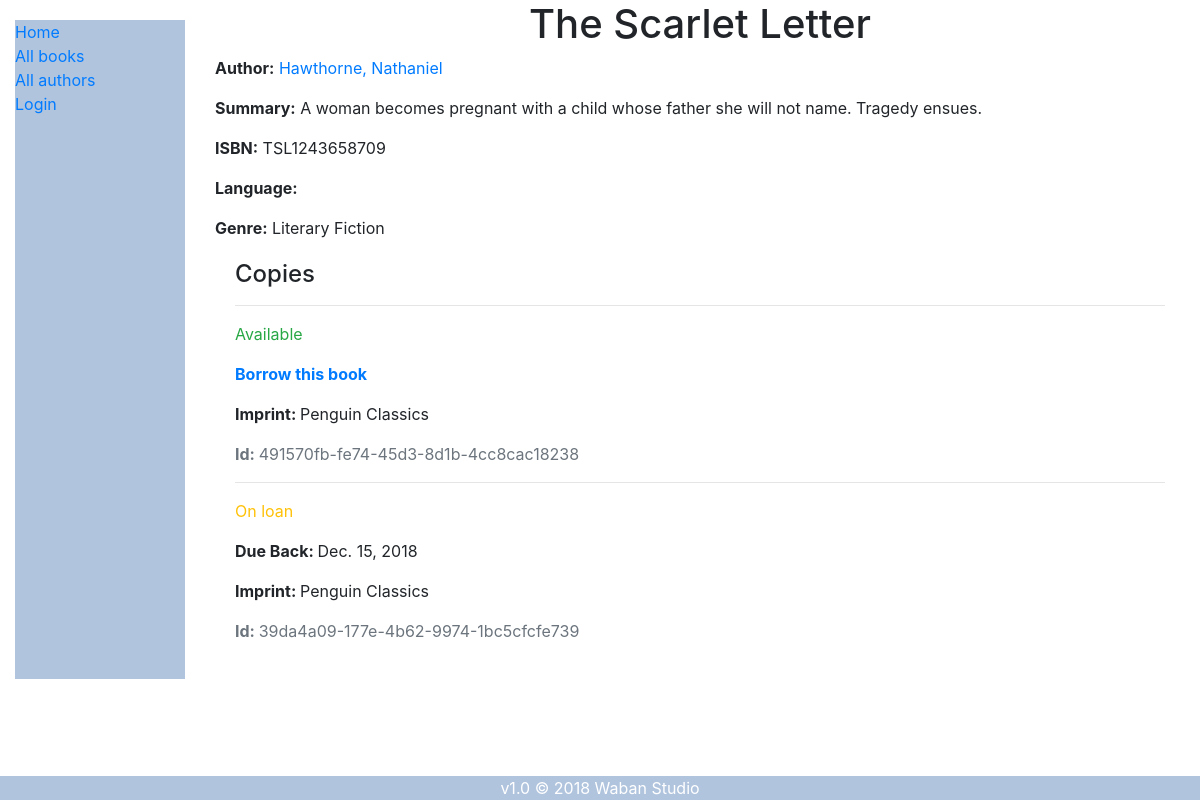
Page /catalog/book/5 on the committed database.
### catalog/models.py (models this page shows, shortened)
class Book(models.Model):
    title = models.CharField('title', max_length=200)
    author = models.ForeignKey('author', on_delete=models.SET_NULL, null=True)
    summary = models.TextField(max_length=1000, help_text='Enter a brief description of the book')
    isbn = models.CharField('isbn', max_length=13, help_text='13 Character <a href="https://www.isbn-international.org/content/what-isbn">ISBN number</a>')
    genre = models.ManyToManyField(Genre, help_text='Select a genre for this book')
    class Meta:
        permissions = (("can_delete_book", "Delete book"),)
    def display_genre(self):
        """Create a string for the Genre. This is required to display genre in Admin."""
        return ', '.join(genre.name for genre in self.genre.all()[:3])
    display_genre.short_description = 'Genre'

class Author(models.Model):
    first_name = models.CharField(max_length=100)
    last_name = models.CharField(max_length=100)
    date_of_birth = models.DateField('born', null=True, blank=True)
    date_of_death = models.DateField('died', null=True, blank=True)
    class Meta:
        ordering = ['last_name', 'first_name']
        permissions = (("can_delete_author", "Can delete Author records"),
                        ("can_create_author", "Can create Author records")
        )
    def __str__(self):
        return f'{self.last_name}, {self.first_name}'

class Genre(models.Model):
    name = models.CharField(max_length=200, help_text='Enter a book genre (e.g. Science Fiction)')
    def __str__(self):
        return self.name

class BookInstance(models.Model):
    id = models.UUIDField(primary_key=True, default=uuid.uuid4, help_text='Unique ID for this particular book across whole library')
    book = models.ForeignKey('Book', on_delete=models.SET_NULL, null=True)
    author = models.ForeignKey ('Author', on_delete=models.SET_NULL, null=True)
    imprint = models.CharField(max_length=200)
    due_back = models.DateField(null=True, blank=True)
    borrower = models.ForeignKey(User, on_delete=models.SET_NULL, null=True, blank=True)
    LOAN_STATUS = (
        ('m', 'Maintenance'),
        ('o', 'On loan'),
        ('a', 'Available'),
        ('r', 'Reserved'),
    )
    status = models.CharField(
        max_length=1,
        choices=LOAN_STATUS,
        blank=True,
        default='m',
        help_text='Book availability',
    )
    class Meta:
        ordering = ['due_back']
        permissions = (("can_mark_returned", "Set book as returned"),
                        ("can_borrow_book", "User can borrow books"),)

### catalog/views.py (the view)
# urls.py: path('book/<int:pk>', views.BookDetailView.as_view(), name='book-detail'),
class BookDetailView(generic.DetailView):
    model = Book

### catalog/templates/catalog/book_detail.html (shortened to what this page needs)
{% extends "base_generic.html" %}
{% block content %}
  <h1><center>{{ book.title }}</center></h1>
  <p><strong>Author:</strong> <a href="{% url 'author-detail' book.author.pk %}">{{ book.author }}</a></p>
  <p><strong>Summary:</strong> {{ book.summary }}</p>
  <p><strong>ISBN:</strong> {{ book.isbn }}</p>
  <p><strong>Language:</strong> {{ book.language }}</p>
  <p><strong>Genre:</strong> {% for genre in book.genre.all %} {{ genre }}{% if not forloop.last %}, {% endif %}{% endfor %}</p>
  <div style="margin-left:20px;margin-top:20px;margin-right:20px">
    <h4>Copies</h4>
    {% for copy in book.bookinstance_set.all %}
      <hr>
      <p class="{% if copy.status == 'a' %}text-success{% elif copy.status == 'm' %}text-danger{% else %}text-warning{% endif %}">{{ copy.get_status_display }}</p>
      {% if copy.status != 'a' %}
        <p><strong>Due Back: </strong> {{copy.due_back}}</p>
      {% else %}
      <p><strong><a href="{% url 'book_borrow_user' copy.pk %}">Borrow this book</a></strong></p>
      {% endif %}
      <p><strong>Imprint: </strong> {{copy.imprint}}</p>
      <p class="text-muted"><strong>Id: </strong> {{copy.id}}</p>
    {% endfor %}
  </div>
{% endblock %}

### rows in the picture
Book: title "The Scarlet Letter", author "Hawthorne, Nathaniel", summary "A woman becomes pregnant with a child whose father she will not name. Tragedy ensues.", isbn "TSL1243658709"
Genre: name "Literary Fiction"
BookInstance: status "Available", shows "Borrow this book", imprint "Penguin Classics", id "491570fb-fe74-45d3-8d1b-4cc8cac18238"
BookInstance: status "On loan", due_back "Dec. 15, 2018", imprint "Penguin Classics", id "39da4a09-177e-4b62-9974-1bc5cfcfe739"
